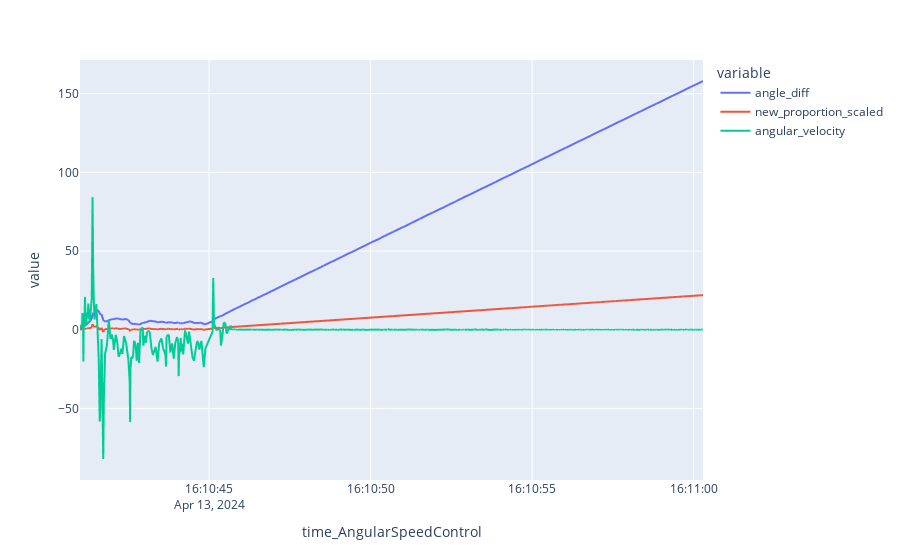

The notebook cell saved with this chart:
### Code cell
px.line(df, y=['angle_diff','new_proportion_scaled', 'angular_velocity'],x='time_AngularSpeedControl')

### Figure 1 — Plotly figure (JSON) as saved in the notebook; plotly's stock layout.template omitted (floating-point values rounded to 4 significant figures; data arrays with more than 128 entries replaced by an {"elided": "..."} marker saying what was removed)
{"data": [{"hovertemplate": "variable=angle_diff<br>time_AngularSpeedControl=%{x}<br>value=%{y}<extra></extra>", "legendgroup": "angle_diff", "line": {"color": "#636efa", "dash": "solid"}, "marker": {"symbol": "circle"}, "mode": "lines", "name": "angle_diff", "showlegend": true, "type": "scattergl", "x": {"elided": "1104 str values"}, "xaxis": "x", "y": {"elided": "1104 float values"}, "yaxis": "y"}, {"hovertemplate": "variable=new_proportion_scaled<br>time_AngularSpeedControl=%{x}<br>value=%{y}<extra></extra>", "legendgroup": "new_proportion_scaled", "line": {"color": "#EF553B", "dash": "solid"}, "marker": {"symbol": "circle"}, "mode": "lines", "name": "new_proportion_scaled", "showlegend": true, "type": "scattergl", "x": {"elided": "1104 str values"}, "xaxis": "x", "y": {"elided": "1104 float values"}, "yaxis": "y"}, {"hovertemplate": "variable=angular_velocity<br>time_AngularSpeedControl=%{x}<br>value=%{y}<extra></extra>", "legendgroup": "angular_velocity", "line": {"color": "#00cc96", "dash": "solid"}, "marker": {"symbol": "circle"}, "mode": "lines", "name": "angular_velocity", "showlegend": true, "type": "scattergl", "x": {"elided": "1104 str values"}, "xaxis": "x", "y": {"elided": "1104 float values"}, "yaxis": "y"}], "layout": {"legend": {"title": {"text": "variable"}, "tracegroupgap": 0}, "margin": {"t": 60}, "xaxis": {"anchor": "y", "domain": [0, 1], "title": {"text": "time_AngularSpeedControl"}}, "yaxis": {"anchor": "x", "domain": [0, 1], "title": {"text": "value"}}}}
